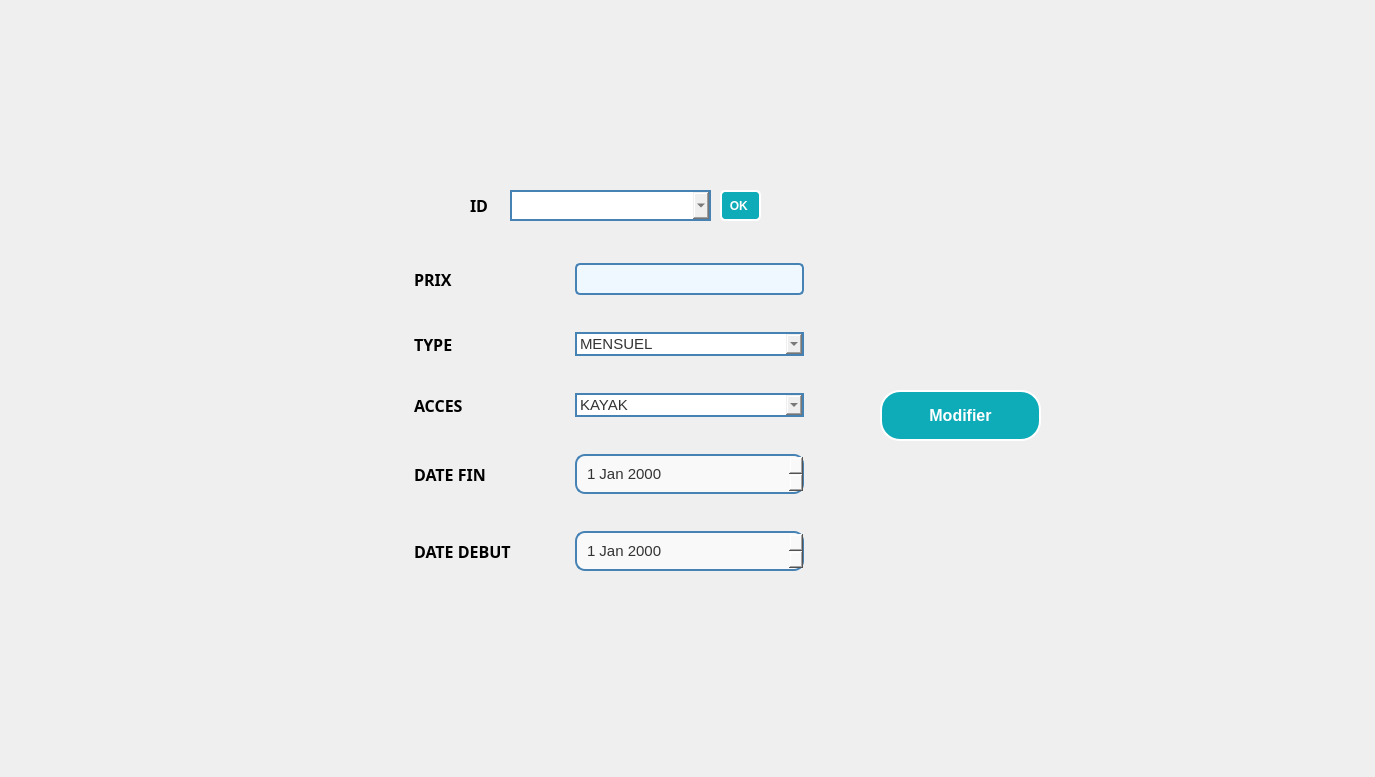
      <widget class="QWidget" name="tab_2">
       <property name="minimumSize">
        <size>
         <width>1366</width>
         <height>768</height>
        </size>
       </property>
       <attribute name="title">
        <string>Modifier</string>
       </attribute>
       <widget class="QLabel" name="label_10">
        <property name="geometry">
         <rect>
          <x>0</x>
          <y>0</y>
          <width>1366</width>
          <height>768</height>
         </rect>
        </property>
        <property name="styleSheet">
         <string notr="true">background-image: url(:/res/background.png);</string>
        </property>
        <property name="text">
         <string/>
        </property>
        <property name="pixmap">
         <pixmap resource="image/image.qrc">:/background_3.png</pixmap>
        </property>
        <property name="scaledContents">
         <bool>true</bool>
        </property>
       </widget>
       <widget class="QPushButton" name="modifier_ab">
        <property name="enabled">
         <bool>true</bool>
        </property>
        <property name="geometry">
         <rect>
          <x>880</x>
          <y>390</y>
          <width>161</width>
          <height>51</height>
         </rect>
        </property>
        <property name="font">
         <font>
          <family>Arial</family>
          <pointsize>12</pointsize>
          <weight>75</weight>
          <bold>true</bold>
         </font>
        </property>
        <property name="autoFillBackground">
         <bool>false</bool>
        </property>
        <property name="styleSheet">
         <string notr="true">/* Styles généraux du bouton &quot;Annuler&quot; */
QPushButton {
    background-color: #0EABB8; /* Bleu clair pour représenter l'eau */
    border: 2px solid #ffffff; /* Bordure blanche */
    color: #ffffff; /* Texte blanc */
    padding: 10px ; /* Espacement intérieur */

    font-weight: bold; /* Police en gras */
    border-radius: 20px; /* Bordure arrondie */
    outline: none; /* Supprime la bordure de focus */
  
    overflow: hidden; /* Cache le contenu débordant */
    transition: background-color 0.3s, color 0.3s; /* Transition des couleurs */
}

/* Style au survol du bouton &quot;Annuler&quot; */
QPushButton:hover {
    background-color: #ffffff; /* Fond devient blanc */
    color: #0EABB8; /* Texte devient bleu clair */
}

/* Style au clic du bouton &quot;Annuler&quot; */
QPushButton:pressed {
    background-color: #ffffff; /* Fond devient blanc lors du clic */
    color: #0EABB8; /* Texte devient bleu clair lors du clic */
}

/* Animation pour le pseudo-élément :after */
QPushButton::after {
    content: ''; /* Contenu vide */
    position: absolute; /* Position absolue */
    width: 100%; /* Largeur à 100% */
    height: 100%; /* Hauteur à 100% */
    background-color: rgba(255, 255, 255, 0.3); /* Fond semi-transparent */
    top: 50%; /* Positionnement au centre vertical */
    left: 50%; /* Positionnement au centre horizontal */
    border-radius: 50%; /* Bordure arrondie */
    transform: translate(-50%, -50%) scale(0); /* Réduit l'échelle à 0 */
    transition: transform 0.5s ease; /* Transition de l'échelle */
}

/* Animation au survol du bouton &quot;Annuler&quot; */
QPushButton:hover::after {
    transform: translate(-50%, -50%) scale(2); /* Augmente l'échelle à 2 */
}
</string>
        </property>
        <property name="text">
         <string>Modifier</string>
        </property>
        <property name="icon">
         <iconset>
          <normaloff>../../OneDrive/Bureau/Downloads/anyrgb.com.png</normaloff>../../OneDrive/Bureau/Downloads/anyrgb.com.png</iconset>
        </property>
        <property name="autoDefault">
         <bool>true</bool>
        </property>
       </widget>
       <widget class="QWidget" name="formLayoutWidget_14">
        <property name="geometry">
         <rect>
          <x>300</x>
          <y>240</y>
          <width>631</width>
          <height>389</height>
         </rect>
        </property>
        <layout class="QFormLayout" name="formLayout_5">
         <property name="horizontalSpacing">
          <number>64</number>
         </property>
         <property name="verticalSpacing">
          <number>37</number>
         </property>
         <property name="leftMargin">
          <number>114</number>
         </property>
         <property name="topMargin">
          <number>23</number>
         </property>
         <property name="rightMargin">
          <number>127</number>
         </property>
         <property name="bottomMargin">
          <number>50</number>
         </property>
         <item row="0" column="0">
          <widget class="QLabel" name="label_52">
           <property name="font">
            <font>
             <family>Bell MT</family>
             <pointsize>12</pointsize>
             <weight>75</weight>
             <bold>true</bold>
            </font>
           </property>
           <property name="text">
            <string>PRIX</string>
           </property>
          </widget>
         </item>
         <item row="0" column="1">
          <widget class="QLineEdit" name="prix_ab_2">
           <property name="styleSheet">
            <string notr="true">/* Style général du formulaire */
QLineEdit {
    border: 2px solid #4682B4; /* Bordure bleue */
    border-radius: 5px; /* Coins arrondis */
    padding: 5px; /* Espace intérieur */
    font-size: 14px; /* Taille de la police */
    font-family: &quot;Arial&quot;, sans-serif; /* Police de caractère */
    color: #4682B4; /* Couleur du texte */
    background-color: #F0F8FF; /* Couleur de fond */
}

/* Style lorsque le champ de formulaire est en focus */
QLineEdit:focus {
    border-color: #1E90FF; /* Bordure bleu clair en focus */
}

/* Style pour les champs désactivés */
QLineEdit:disabled {
    color: #808080; /* Texte gris pour les champs désactivés */
    background-color: #F5F5F5; /* Fond gris clair pour les champs désactivés */
}
</string>
           </property>
          </widget>
         </item>
         <item row="1" column="0">
          <widget class="QLabel" name="label_51">
           <property name="font">
            <font>
             <family>Bell MT</family>
             <pointsize>12</pointsize>
             <weight>75</weight>
             <bold>true</bold>
            </font>
           </property>
           <property name="text">
            <string>TYPE</string>
           </property>
          </widget>
         </item>
         <item row="1" column="1">
          <widget class="QComboBox" name="type_ab_2">
           <property name="font">
            <font>
             <pointsize>-1</pointsize>
            </font>
           </property>
           <property name="styleSheet">
            <string notr="true">QComboBox {
    border: 2px solid #4682B4; /* Bordure de couleur 0EABB8 */
    font-size: 15px; /* Taille de la police */
    color: #333; /* Couleur du texte */
}</string>
           </property>
           <item>
            <property name="text">
             <string>MENSUEL</string>
            </property>
           </item>
           <item>
            <property name="text">
             <string>SAISONIER</string>
            </property>
           </item>
           <item>
            <property name="text">
             <string>ANNUEL</string>
            </property>
           </item>
          </widget>
         </item>
         <item row="2" column="0">
          <widget class="QLabel" name="label_47">
           <property name="font">
            <font>
             <family>Bell MT</family>
             <pointsize>12</pointsize>
             <weight>75</weight>
             <bold>true</bold>
            </font>
           </property>
           <property name="text">
            <string>ACCES </string>
           </property>
          </widget>
         </item>
         <item row="2" column="1">
          <widget class="QComboBox" name="acces_ab_2">
           <property name="styleSheet">
            <string notr="true">QComboBox {
    border: 2px solid #4682B4; /* Bordure de couleur 0EABB8 */
    font-size: 15px; /* Taille de la police */
    color: #333; /* Couleur du texte */
}</string>
           </property>
           <item>
            <property name="text">
             <string>KAYAK</string>
            </property>
           </item>
           <item>
            <property name="text">
             <string>SURFF</string>
            </property>
           </item>
           <item>
            <property name="text">
             <string>PLONGEE SOUS MARINE</string>
            </property>
           </item>
          </widget>
         </item>
         <item row="3" column="0">
          <widget class="QLabel" name="label_48">
           <property name="font">
            <font>
             <family>Bell MT</family>
             <pointsize>12</pointsize>
             <weight>75</weight>
             <bold>true</bold>
            </font>
           </property>
           <property name="text">
            <string>DATE FIN</string>
           </property>
          </widget>
         </item>
         <item row="3" column="1">
          <widget class="QDateEdit" name="dateEdit_debut">
           <property name="styleSheet">
            <string notr="true">QDateEdit {
    background-color: #f9f9f9; /* Couleur de fond */
    border: 2px solid #4682B4; /* Bordure */
    border-radius: 10px; /* Coins arrondis */
    padding: 8px; /* Espace interne */
    font-size: 15px; /* Taille de la police */
    color: #333; /* Couleur du texte */
}

QDateEdit::drop-down {
    width: 16px; /* Largeur de l'icône */
    height: 16px; /* Hauteur de l'icône */
    subcontrol-origin: padding; /* Position de l'icône */
    subcontrol-position: right center; /* Position de l'icône */
    right: 8px; /* Marge de droite */
    image: url(:/icons/calendar.png); /* Icône du calendrier */
}

QDateEdit::down-arrow {
    image: none; /* Supprimer l'icône par défaut */
}

QDateEdit:focus {
    border-color: #70a0d4; /* Bordure lorsqu'en focus */
    box-shadow: 0px 0px 5px #70a0d4; /* Ombre lorsqu'en focus */
}
</string>
           </property>
          </widget>
         </item>
         <item row="4" column="0">
          <widget class="QLabel" name="label_46">
           <property name="font">
            <font>
             <family>Bell MT</family>
             <pointsize>12</pointsize>
             <weight>75</weight>
             <bold>true</bold>
            </font>
           </property>
           <property name="text">
            <string>DATE DEBUT</string>
           </property>
          </widget>
         </item>
         <item row="4" column="1">
          <widget class="QDateEdit" name="dateEdit_fin">
           <property name="styleSheet">
            <string notr="true">QDateEdit {
    background-color: #f9f9f9; /* Couleur de fond */
    border: 2px solid #4682B4; /* Bordure */
    border-radius: 10px; /* Coins arrondis */
    padding: 8px; /* Espace interne */
    font-size: 15px; /* Taille de la police */
    color: #333; /* Couleur du texte */
}

QDateEdit::drop-down {
    width: 16px; /* Largeur de l'icône */
    height: 16px; /* Hauteur de l'icône */
    subcontrol-origin: padding; /* Position de l'icône */
    subcontrol-position: right center; /* Position de l'icône */
    right: 8px; /* Marge de droite */
    image: url(:/icons/calendar.png); /* Icône du calendrier */
}

QDateEdit::down-arrow {
    image: none; /* Supprimer l'icône par défaut */
}

QDateEdit:focus {
    border-color: #70a0d4; /* Bordure lorsqu'en focus */
    box-shadow: 0px 0px 5px #70a0d4; /* Ombre lorsqu'en focus */
}
</string>
           </property>
          </widget>
         </item>
        </layout>
       </widget>
       <widget class="QPushButton" name="ok">
        <property name="enabled">
         <bool>true</bool>
        </property>
        <property name="geometry">
         <rect>
          <x>720</x>
          <y>190</y>
          <width>41</width>
          <height>31</height>
         </rect>
        </property>
        <property name="font">
         <font>
          <family>Arial</family>
          <pointsize>9</pointsize>
          <weight>75</weight>
          <bold>true</bold>
         </font>
        </property>
        <property name="autoFillBackground">
         <bool>false</bool>
        </property>
        <property name="styleSheet">
         <string notr="true">/* Styles généraux du bouton &quot;Annuler&quot; */
QPushButton {
    background-color: #0EABB8; /* Bleu clair pour représenter l'eau */
    border: 2px solid #ffffff; /* Bordure blanche */
    color: #ffffff; /* Texte blanc */
    padding: 8px ; /* Espacement intérieur */

    font-weight: bold; /* Police en gras */
    border-radius: 5px; /* Bordure arrondie */
    outline: none; /* Supprime la bordure de focus */
  
    overflow: hidden; /* Cache le contenu débordant */
    transition: background-color 0.3s, color 0.3s; /* Transition des couleurs */
}

/* Style au survol du bouton &quot;Annuler&quot; */
QPushButton:hover {
    background-color: #ffffff; /* Fond devient blanc */
    color: #0EABB8; /* Texte devient bleu clair */
}

/* Style au clic du bouton &quot;Annuler&quot; */
QPushButton:pressed {
    background-color: #ffffff; /* Fond devient blanc lors du clic */
    color: #0EABB8; /* Texte devient bleu clair lors du clic */
}

/* Animation pour le pseudo-élément :after */
QPushButton::after {
    content: ''; /* Contenu vide */
    position: absolute; /* Position absolue */
    width: 100%; /* Largeur à 100% */
    height: 100%; /* Hauteur à 100% */
    background-color: rgba(255, 255, 255, 0.3); /* Fond semi-transparent */
    top: 50%; /* Positionnement au centre vertical */
    left: 50%; /* Positionnement au centre horizontal */
    border-radius: 50%; /* Bordure arrondie */
    transform: translate(-50%, -50%) scale(0); /* Réduit l'échelle à 0 */
    transition: transform 0.5s ease; /* Transition de l'échelle */
}

/* Animation au survol du bouton &quot;Annuler&quot; */
QPushButton:hover::after {
    transform: translate(-50%, -50%) scale(2); /* Augmente l'échelle à 2 */
}
</string>
        </property>
        <property name="text">
         <string>OK </string>
        </property>
        <property name="icon">
         <iconset>
          <normaloff>../../OneDrive/Bureau/Downloads/anyrgb.com.png</normaloff>../../OneDrive/Bureau/Downloads/anyrgb.com.png</iconset>
        </property>
        <property name="autoDefault">
         <bool>true</bool>
        </property>
       </widget>
       <widget class="QComboBox" name="mod_combobox">
        <property name="geometry">
         <rect>
          <x>510</x>
          <y>190</y>
          <width>201</width>
          <height>31</height>
         </rect>
        </property>
        <property name="styleSheet">
         <string notr="true">QComboBox {
    border: 2px solid #4682B4; /* Bordure de couleur 0EABB8 */
    font-size: 15px; /* Taille de la police */
    color: #333; /* Couleur du texte */
}</string>
        </property>
       </widget>
       <widget class="QLabel" name="label_49">
        <property name="geometry">
         <rect>
          <x>470</x>
          <y>180</y>
          <width>31</width>
          <height>51</height>
         </rect>
        </property>
        <property name="font">
         <font>
          <family>Bell MT</family>
          <pointsize>12</pointsize>
          <weight>75</weight>
          <bold>true</bold>
         </font>
        </property>
        <property name="text">
         <string>ID</string>
        </property>
       </widget>
       <widget class="QPushButton" name="refresh_ab_2">
        <property name="geometry">
         <rect>
          <x>780</x>
          <y>190</y>
          <width>41</width>
          <height>28</height>
         </rect>
        </property>
        <property name="styleSheet">
         <string notr="true">QPushButton {
    background-color: transparent; /* Bleu clair pour représenter l'eau */
    border: transparent; /* Bordure bleue */



}</string>
        </property>
        <property name="text">
         <string/>
        </property>
        <property name="icon">
         <iconset resource="image/image.qrc">
          <normaloff>:/refresh-button_61444.png</normaloff>:/refresh-button_61444.png</iconset>
        </property>
        <property name="iconSize">
         <size>
          <width>20</width>
          <height>20</height>
         </size>
        </property>
       </widget>
      </widget>
